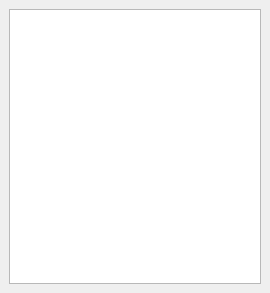
<?xml version="1.0" encoding="UTF-8"?>
<ui version="4.0">
 <class>CParticleWorkspaceDialog</class>
 <widget class="QDockWidget" name="CParticleWorkspaceDialog">
  <property name="geometry">
   <rect>
    <x>0</x>
    <y>0</y>
    <width>270</width>
    <height>293</height>
   </rect>
  </property>
  <property name="windowTitle">
   <string>Tree workspace</string>
  </property>
  <widget class="QWidget" name="dockWidgetContents">
   <layout class="QGridLayout" name="gridLayout">
    <item row="0" column="0">
     <widget class="QTreeView" name="treeView">
      <property name="animated">
       <bool>true</bool>
      </property>
      <attribute name="headerVisible">
       <bool>false</bool>
      </attribute>
      <attribute name="headerVisible">
       <bool>false</bool>
      </attribute>
     </widget>
    </item>
   </layout>
  </widget>
 </widget>
 <resources/>
 <connections/>
</ui>
